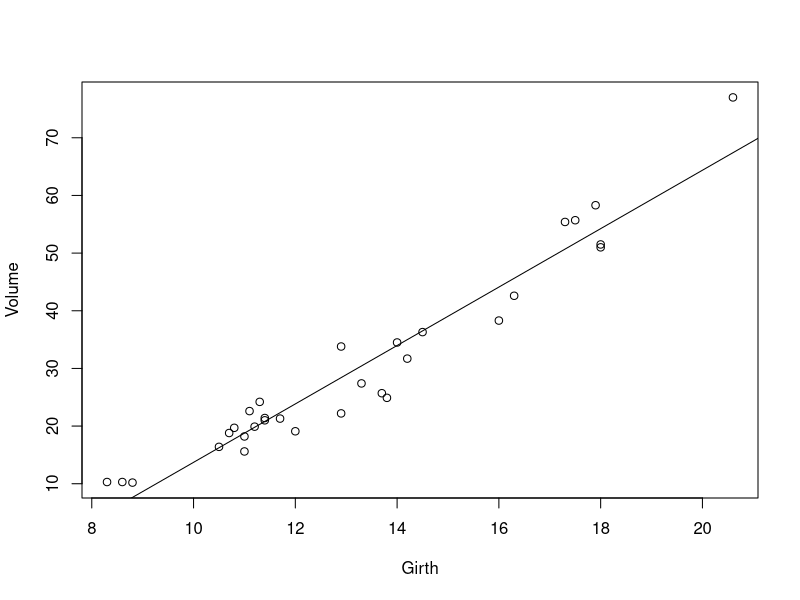
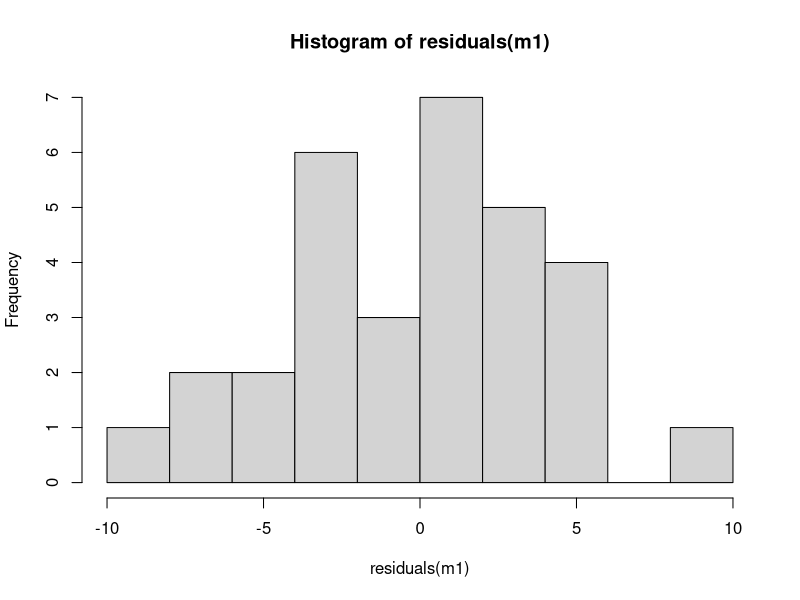
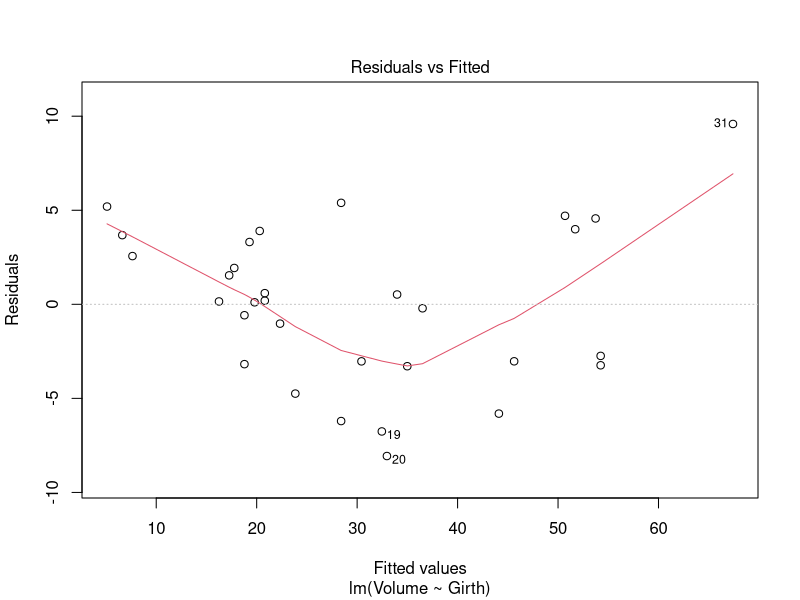
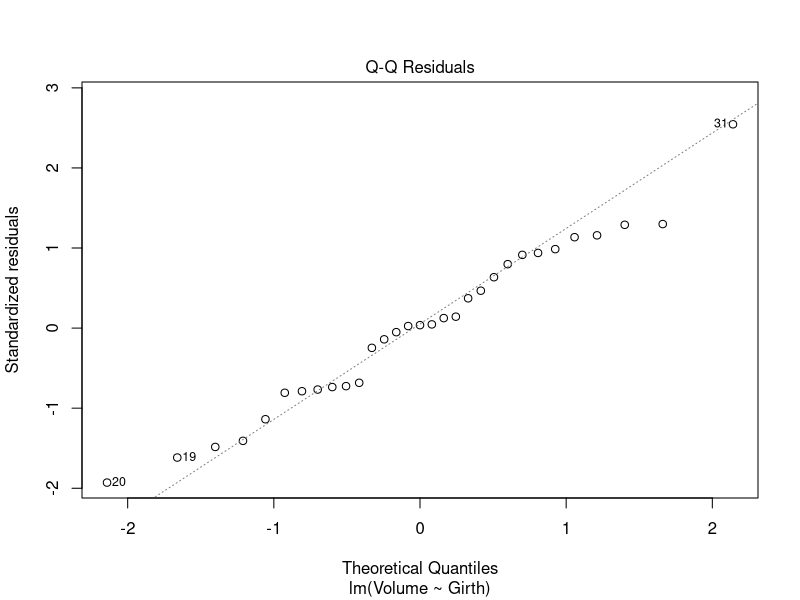
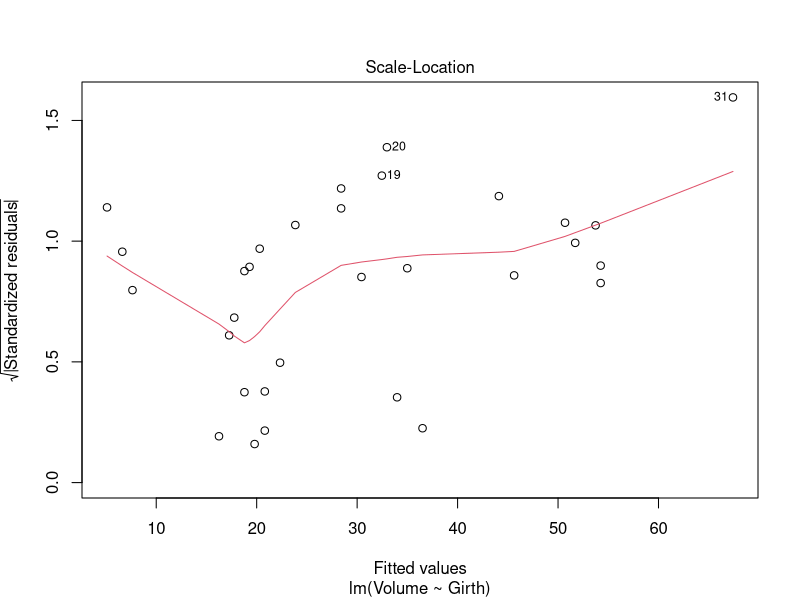
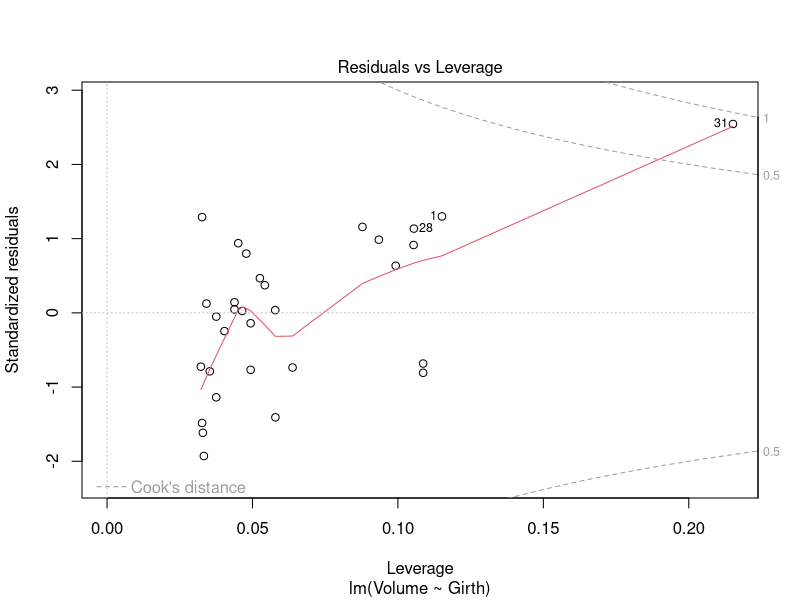
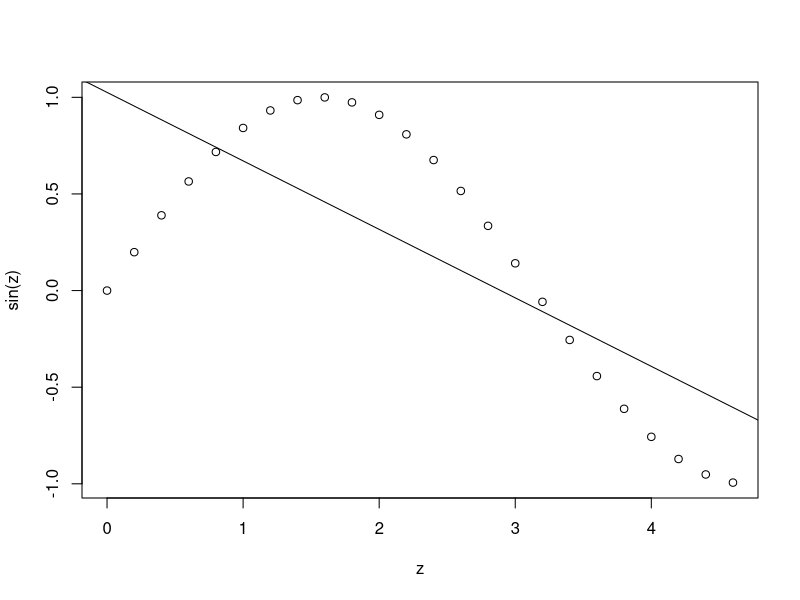
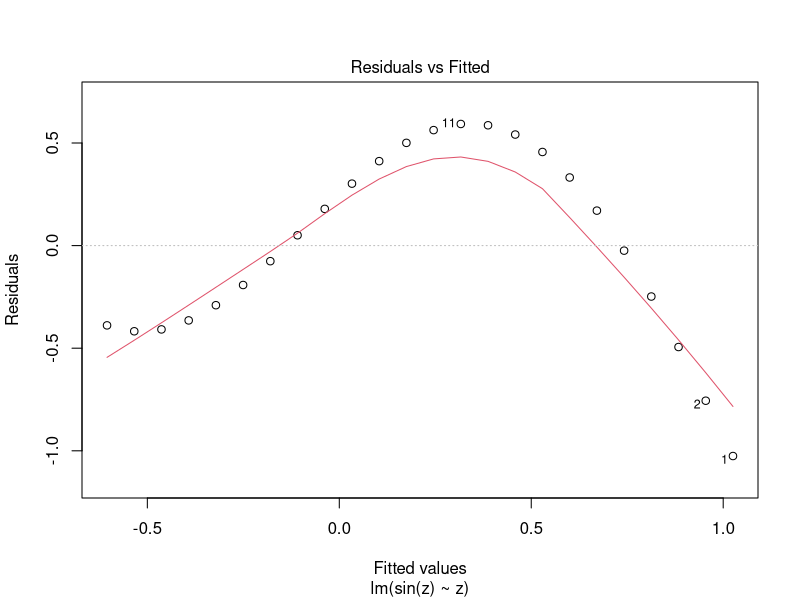

Write R code to recreate these figures, in order.
## ---- chunk 1
# change working directory: should be the directory containg the Markdown files:
#setwd("/Volumes/Files/courses/cruk/LinearModelAndExtensions/git_linear-models-r/")

## ---- chunk 2
plot(Volume~Girth,data=trees)
m1 = lm(Volume~Girth,data=trees)
abline(m1)
cor.test(trees$Volume,trees$Girth)
## ---- chunk 3
summary(m1)
## ---- chunk 4
hist(residuals(m1),breaks=10,col="light grey")
## ---- chunk 5
plot(m1)
## ---- chunk 6
z = seq(0,1.5*pi,0.2)
plot(sin(z)~z)
m2 = lm(sin(z)~z)
abline(m2)
## ---- chunk 7
summary(m2)
## ---- chunk 8
plot(m2)
## ---- chunk 9
plot(dist~speed,data=cars)
m3 = lm(dist~speed,data=cars)
abline(m3)
summary(m3)
## ---- chunk 10
plot(m3)
## ---- chunk 11
plot(sqrt(dist)~speed,data=cars)
m4 = lm(sqrt(dist)~speed,data=cars)
abline(m4)
plot(m4)
summary(m4)
## ---- chunk 12
plot(log(dist)~log(speed),data=cars)
m5 = lm(log(dist)~log(speed),data=cars)
abline(m5)
plot(m5)
summary(m5)
## ---- chunk 13
m6 = lm(log(dist)~0+log(speed),data=cars)
plot(m6)
summary(m6)
## ---- chunk 14
plot(dist~speed,data=cars)
x = order(cars$speed)
lines(exp(fitted(m6))[x]~cars$speed[x])
## ---- chunk 15
# import
diet = read.csv("data/diet.csv",row.names=1)
diet$weight.loss = diet$initial.weight - diet$final.weight 
diet$diet.type   = factor(diet$diet.type,levels=c("A","B","C"))
diet$gender      = factor(diet$gender,levels=c("Female","Male"))
# comparison
t.test(weight.loss~diet.type,data=diet[diet$diet.type!="B",],var.equal = TRUE)
summary(aov(weight.loss~diet.type,data=diet[diet$diet.type!="B",]))
## ---- chunk 16
summary(lm(weight.loss~diet.type,data=diet[diet$diet.type!="B",]))
## ---- chunk 17
m7 = lm(eruptions~waiting,data=faithful)
summary(m7)
## ---- chunk 18
# intercept = -1.874016
# coef of waiting = 0.075628
## ---- chunk 19
# R^2 = 0.8115
## ---- chunk 20
# Yes, the model does have significant utility
## ---- chunk 21
# Both of the parameters are significantly different from zero
## ---- chunk 22
# In the absence of other information, this summary would indicate a linear relationship between the two variables. However, we cannot conclude that without first checking that the modelling assumptions have been satistified...
## ---- chunk 23
plot(eruptions~waiting,data=faithful)
# The observations appear to cluster in two groups.
## ---- chunk 24
plot(eruptions~waiting,data=faithful)
abline(m7)
# At a glance, the model seems to describe the overall dependence of eruptions on waiting time reasonably well. However, this is misleading...
## ---- chunk 25
plot(m7)
# There is strong systematic behaviour in the plot of residuals versus fitted values. This indicates that the relationship/dependence is different or more complicated than can be described with the simple linear model.
# Specifically, it should be identified what causes observations to fall into one or other of the two groups. Differences between the two groups should be accounted for when modelling the relationship. It seems that the direct dependence of `eruptions` on `waiting` is not as strong as is indicated by the simple linear model.
## ---- chunk 26
cor(anscombe$x1,anscombe$y1)
cor.test(anscombe$x1,anscombe$y1)
cor(anscombe$x2,anscombe$y2)
cor.test(anscombe$x2,anscombe$y2)
cor(anscombe$x3,anscombe$y3)
cor.test(anscombe$x3,anscombe$y3)
cor(anscombe$x4,anscombe$y4)
cor.test(anscombe$x4,anscombe$y4)
# All four datasets seem to exhibit positive linear relationships, with the same correlation and the same p-value.
## ---- chunk 27
summary(lm(anscombe$y1~anscombe$x1))
summary(lm(anscombe$y2~anscombe$x2))
summary(lm(anscombe$y3~anscombe$x3))
summary(lm(anscombe$y4~anscombe$x4))
# The summaries are essentially identical for all four linear models.
## ---- chunk 28
plot(anscombe$y1~anscombe$x1)
plot(anscombe$y2~anscombe$x2)
plot(anscombe$y3~anscombe$x3)
plot(anscombe$y4~anscombe$x4)
# The four datasets are very different, with very different relationships between the x and y variables.
# This demonstrates how very different datasets can appear to be very similar when looking solely at summary statistics.
# We conclude that it is always important to peform exploratory data analysis, and look at the data before modelling.
## ---- chunk 29
plot(time~conc,data=Indometh)
# There is a non-linear negative relationship between time and conc
## ---- chunk 30
plot(log(time)~log(conc),data=Indometh)
## ---- chunk 31
m8 = lm(log(time)~log(conc),data=Indometh)
plot(m8)
# The diagnostic plots indicate that the residuals aren't perfectly Normally distributed, but the modelling assumptions aren't violated so much as to inhibit construction of a model.
summary(m8)
# Intercept = -0.4203
# Coefficient of log(conc) = -0.9066
# Both terms are significantly different from zero.
## ---- chunk 32
plot(log(time)~log(conc),data=Indometh)
abline(m8)
## ---- chunk 33
plot(time~conc,data=Indometh)
idx <- order(Indometh$conc)
lines(exp(fitted(m8))[idx]~Indometh$conc[idx])
